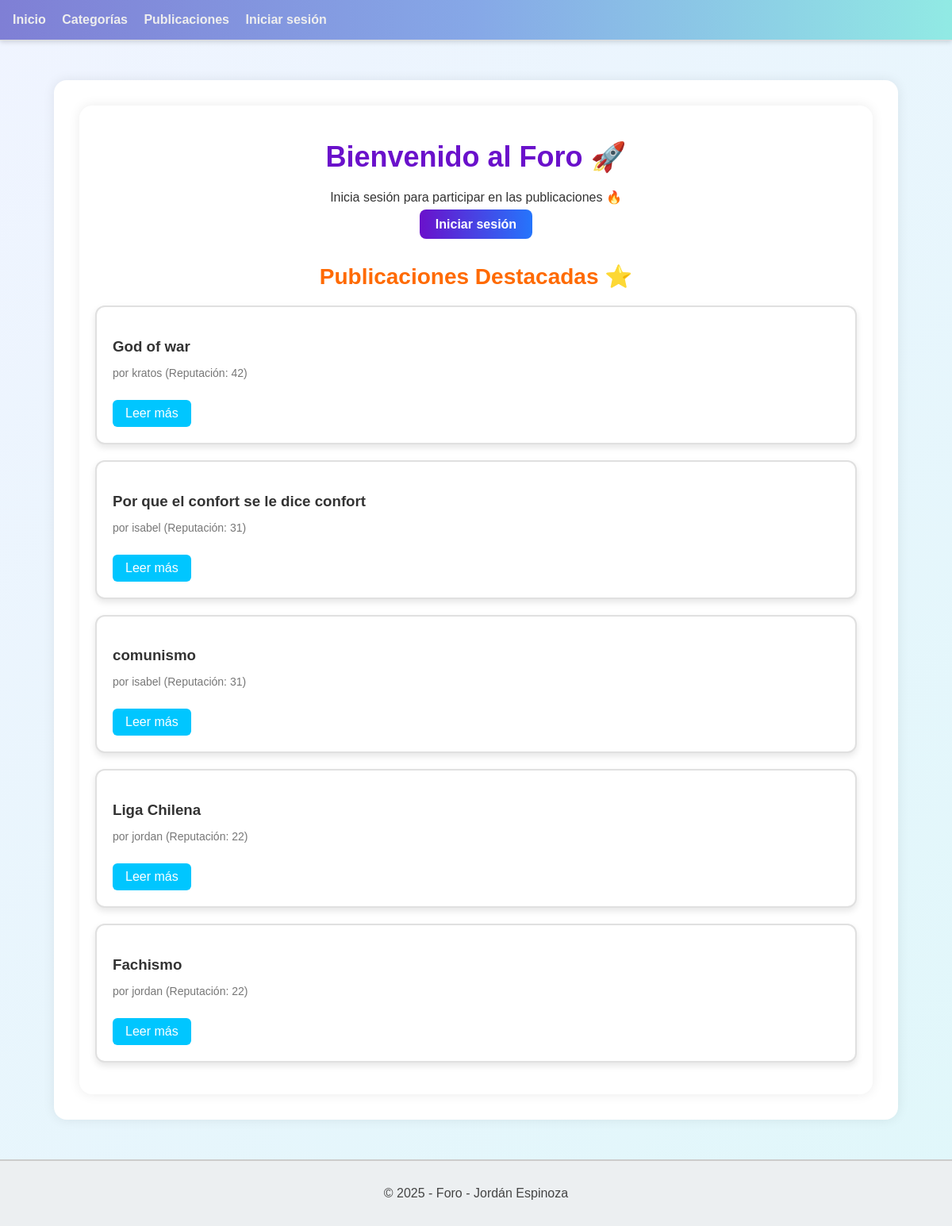
Page /foro/ on the committed database.
### foro_aplicacion/models.py (models this page shows, shortened)
class Publicacion(models.Model):
    titulo = models.CharField(max_length=100)
    cuerpo = models.TextField()
    fecha_creacion = models.DateTimeField(auto_now_add=True)
    fecha_modificacion = models.DateTimeField(auto_now=True)
    usuario = models.ForeignKey(Usuario, on_delete=models.CASCADE, related_name='publicaciones')
    categoria = models.ForeignKey(Categoria, on_delete=models.CASCADE, related_name='publicaciones')
    etiquetas = models.ManyToManyField(Etiqueta, through='PublicacionEtiqueta', related_name='publicaciones')

class Usuario(AbstractUser):
    correo = models.EmailField(max_length=100, unique=True)
    es_admin = models.BooleanField(default=False)
    es_baneado = models.BooleanField(default=False)
    es_moderador = models.BooleanField(default=False)
    es_autor = models.BooleanField(default=False)
    reputacion = models.IntegerField(default=0)
    avatar = models.ImageField(upload_to='avatars/', blank=True, null=True)
    class Meta:
        verbose_name = 'Usuario'
        verbose_name_plural = 'Usuarios'

### foro_aplicacion/views.py (the view)
# urls.py: path('', home, name='home'),
def home(request):
    publicaciones = Publicacion.objects.select_related('usuario').order_by('-usuario__reputacion','-fecha_creacion') # Obtener las últimas 5 publicaciones
    return render(request, 'foro_aplicacion/home.html', {'publicaciones': publicaciones})

### foro_aplicacion/templates/foro_aplicacion/home.html (shortened to what this page needs)
{% extends "template_base.html" %}
{% block body %}
<main class="home-container">
    <h1 class="home-title">Bienvenido al Foro 🚀</h1>
    {% if user.is_authenticated %}
        <div class="user-actions">
            <p class="welcome-message">Hola, <strong>{{ user.username }}</strong> 👋</p>
            {% if user.es_admin %}
                <a href="{% url "lista_usuarios" %}" class="btn-ver-usuarios">Administrar Usuarios</a>
            {% endif %}
        </div>
    {% else %}
        <div class="guest-message">
            <p>Inicia sesión para participar en las publicaciones 🔥</p>
            <a href="{% url 'login' %}" class="btn-login">Iniciar sesión</a>
        </div>
    {% endif %}
    <section class="publicaciones-section">
        <h2 class="section-title">Publicaciones Destacadas ⭐</h2>
        {% for publicacion in publicaciones %}
            <div class="publicacion-card">
                <h3>{{ publicacion.titulo }}</h3>
                <p class="publicacion-autor">por {{ publicacion.usuario.username }} (Reputación: {{ publicacion.usuario.reputacion }})</p>
                <a href="{% url 'detalle_publicacion' publicacion.pk %}" class="btn-detalle">Leer más</a>
            </div>
        {% empty %}
            <p>No hay publicaciones aún 😢</p>
        {% endfor %}
    </section>
</main>
{% endblock body %}

### static/css/styles.css (style rules this page uses)
body { margin: 0; padding: 0; background: linear-gradient(135deg, #f0f4ff, #e0f7fa); color: #333; font-family: 'Segoe UI', Tahoma, Geneva, Verdana, sans-serif; }
main { padding: 2rem; max-width: 1000px; margin: 50px auto; background-color: #ffffff; border-radius: 16px; box-shadow: 0 0 15px rgba(0,0,0,0.08); }
body { font-family: Arial, sans-serif; background-color: #f4f4f4; color: #333; }
.publicacion-card { background: #ffffff; border-left: 8px solid #86a8e7; padding: 1.8rem; border-radius: 16px; box-shadow: 0 8px 24px rgba(0, 0, 0, 0.08); transition: transform 0.3s ease, box-shadow 0.3s ease; }
h2 { font-size: 24px; font-weight: bold; margin-bottom: 15px; color: #333; }
.home-container { padding: 20px; max-width: 1000px; margin: 0 auto; }
.home-title { font-size: 36px; text-align: center; color: #6a11cb; margin-bottom: 20px; }
.user-actions, .guest-message { text-align: center; margin-bottom: 30px; }
.btn-ver-usuarios, .btn-login { background: linear-gradient(to right, #6a11cb, #2575fc); padding: 10px 20px; color: white; border-radius: 8px; text-decoration: none; font-weight: bold; transition: background 0.3s; }
.publicaciones-section { margin-top: 40px; }
.section-title { font-size: 28px; color: #ff6a00; margin-bottom: 20px; text-align: center; }
.publicacion-card { background: #ffffff; border: 2px solid #e0e0e0; border-radius: 12px; padding: 20px; margin-bottom: 20px; box-shadow: 0 4px 8px rgba(0, 0, 0, 0.1); }
.publicacion-card h3 { color: #333; margin-bottom: 10px; }
.publicacion-autor { font-size: 14px; color: #777; margin-bottom: 10px; }
.btn-detalle { display: inline-block; margin-top: 10px; background-color: #00c6ff; color: #fff; padding: 8px 16px; border-radius: 6px; text-decoration: none; transition: background-color 0.3s; }

### rows in the picture
Publicacion: titulo "God of war", usuario.username "kratos", usuario.reputacion "42"
Publicacion: titulo "Por que el confort se le dice confort", usuario.username "isabel", usuario.reputacion "31"
Publicacion: titulo "comunismo", usuario.username "isabel", usuario.reputacion "31"
Publicacion: titulo "Liga Chilena", usuario.username "jordan", usuario.reputacion "22"
Publicacion: titulo "Fachismo", usuario.username "jordan", usuario.reputacion "22"
